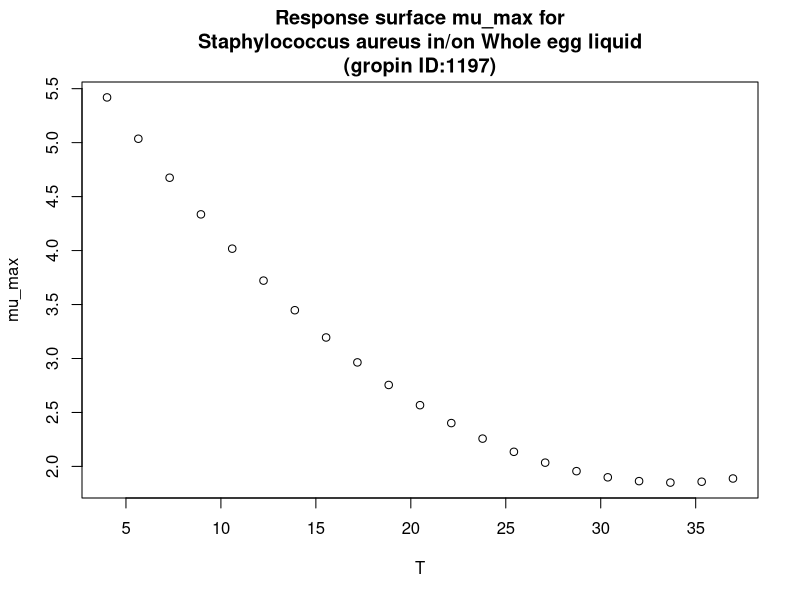

This figure's R source:
#############################
# start of Parameter script
#############################
T <- seq(4.004,36.963036963037,length.out=21)
#############################
# end of Parameter script
#############################
############################# 
# start of Model script Gropin ID 1197 
#############################
 
# constant coefficients for this model
 
variables <- data.frame(T)
argumentsPar <- expand.grid(variables)
 
# heart of the model
response_surface <- function(T) {
   mumax <-(-0.271*T+0.004*(T^2)+6.44)

return(mumax=mumax)
} 

# output parameters
mumax <- cbind(argumentsPar,response_surface(argumentsPar['T']))
colnames(mumax) <- c(colnames(argumentsPar),'mumax')
#############################
# End of Model script
#############################
############################# 
# start of Visualisation script Gropin ID 1197 
#############################
plot(T,mumax$mumax,
                          xlab='T',
                          ylab='mu_max',main='Response surface mu_max for
Staphylococcus aureus in/on Whole egg liquid
(gropin ID:1197)')
#############################
# End of Visualisation script
#############################
